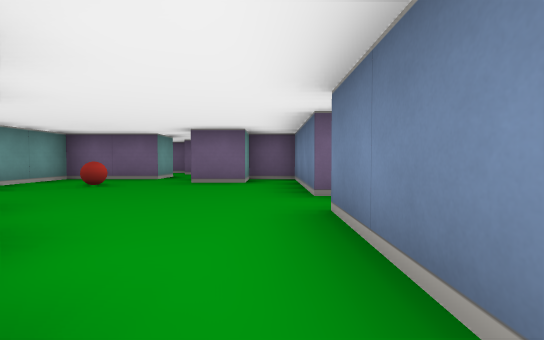
View 1 (above)

17 first-person views from a walk through a cub3D maze. The camera is about half as high as the walls, tilts 2° down and sees 85° across. The floor is counted in squares. Each view is taken from the middle of a square. On the plan, view 1 faces up. The plan holds only what a view shows up to about 9 squares ahead; the rest is blank.

View 2
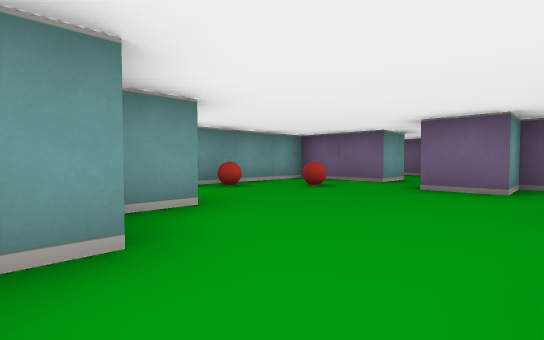

View 3
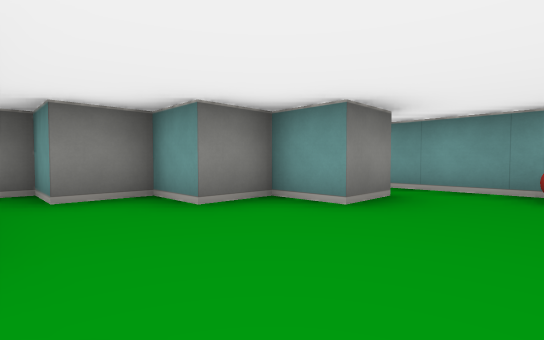

View 4
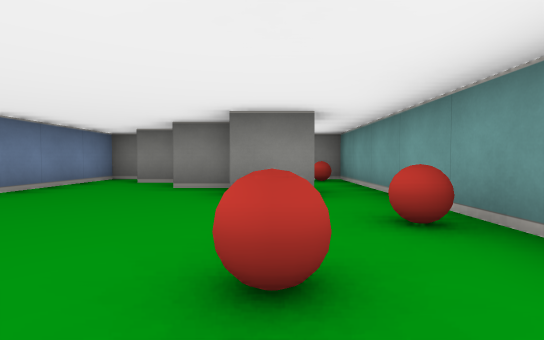

View 5
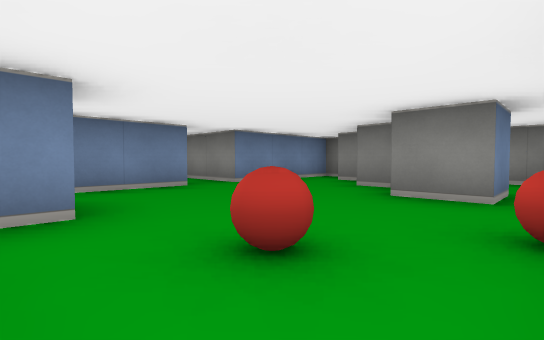

View 6
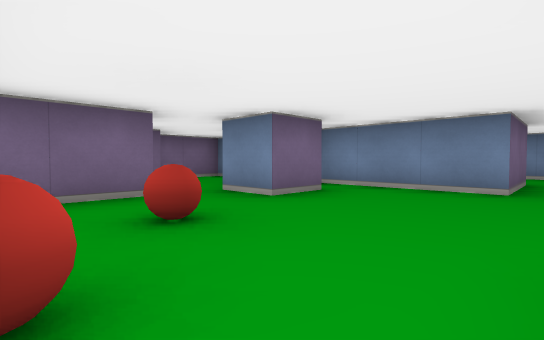

View 7
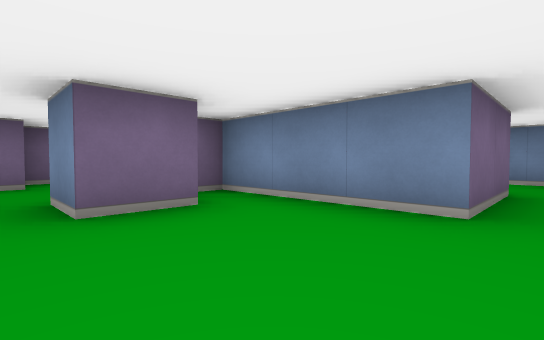

View 8
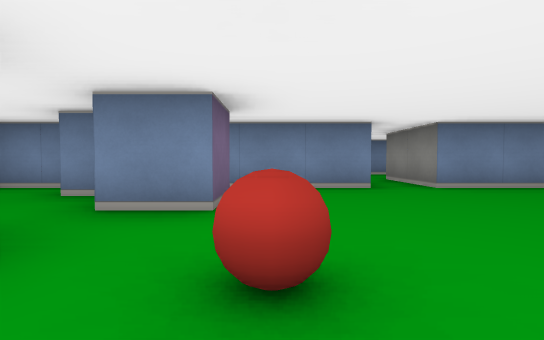

View 9
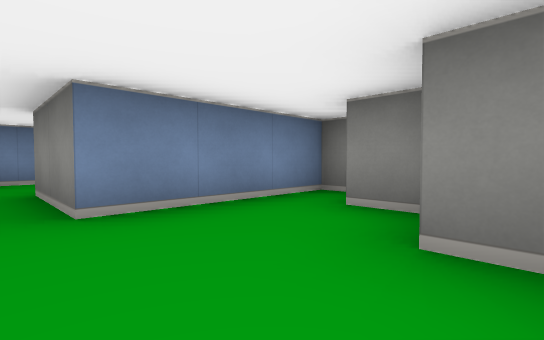

View 10
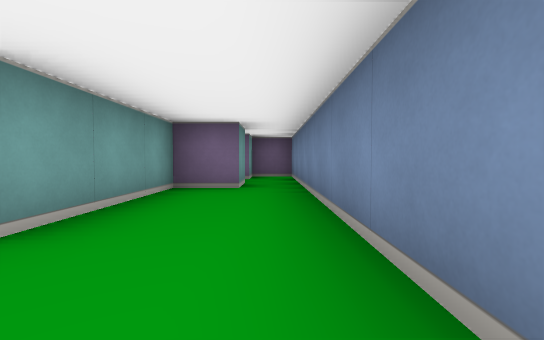

View 11
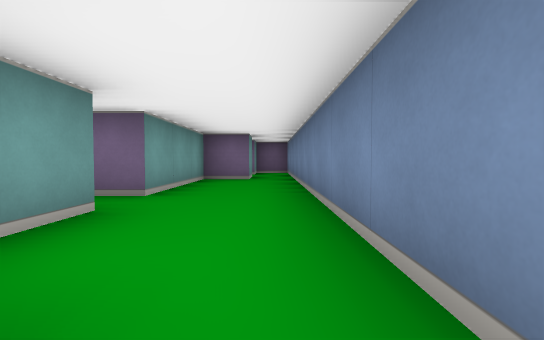

View 12
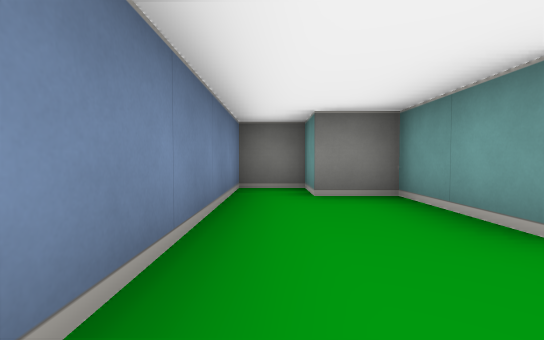

View 13
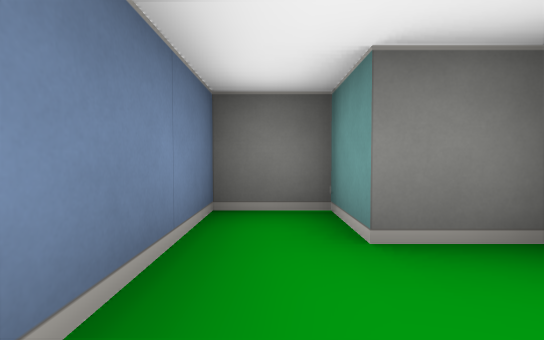

View 14
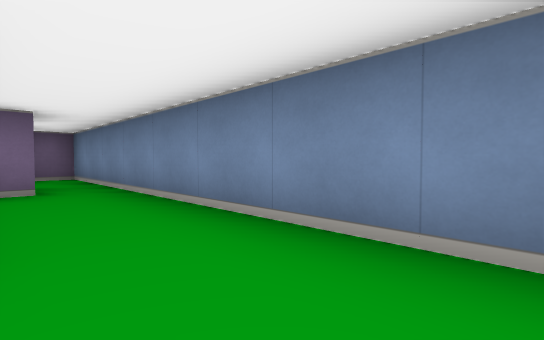

View 15
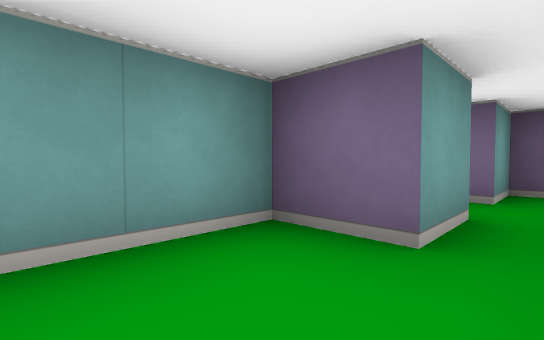

View 16
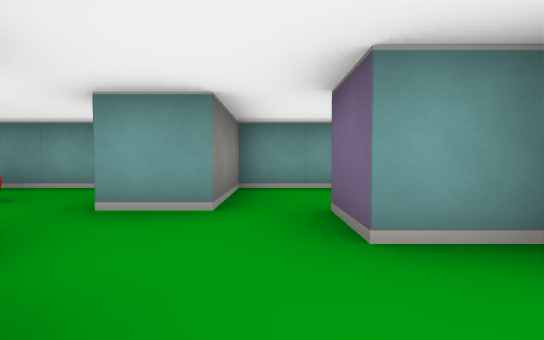

View 17
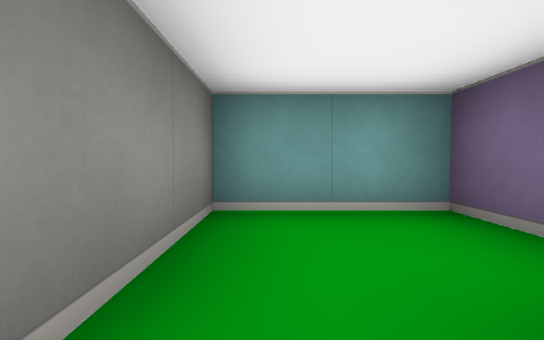

### Floor plan
Ten units are one square. View 1 is at (0, 0); x grows to the right and y downward. Boxes are objects, and circles mark ways between rooms. Rooms are numbered by the first view taken in them; rooms with no view inside come last. Other rooms are left out.
<svg viewBox="-50 -100 100 110">
<path fill="none" stroke="#000" d="M-35 -25 -25 -25 -25 -15 -15 -15 -15 -5 -5 -5 -5 5 5 5 5 -25 25 -25M-5 -55 -15 -55 -15 -65M-25 -65 -45 -65 -45 -25M25 -35 5 -35 5 -65 -5 -65M25 -25 25 -5 35 -5 35 5 45 5 45 -95 35 -95 35 -85M35 -76 35 -65 25 -65 25 -35M-5 -70 -5 -75M5 -81 5 -95 -15 -95 -15 -85 -25 -85M-25 -75 -25 -65M-35 -14 -35 -25M-45 -25 -45 5 -32 5M-28 -95 -45 -95 -45 -75 -25 -75"/>
<rect x="-45" y="-45" width="10" height="10" fill="#bbb"><title>ball</title></rect>
<rect x="-35" y="-55" width="10" height="10" fill="#bbb"><title>ball</title></rect>
<rect x="-45" y="-5" width="10" height="10" fill="#bbb"><title>ball</title></rect>
<circle cx="15" cy="-30" r="3" fill="#2a7"/>
<circle cx="-20" cy="-60" r="3" fill="#2a7"/>
<circle cx="-40" cy="-20" r="3" fill="#2a7"/>
<circle cx="-30" cy="-80" r="3" fill="#2a7"/>
<text x="-20" y="-40">1</text>
<text x="40" y="-40">2</text>
<text x="-10" y="-80">3</text>
<text x="-30" y="-10">4</text>
<text x="-40" y="-90">5</text>
</svg>
Room 1 opens to room 2. Room 1 opens to room 3. Room 1 opens to room 4. Room 3 opens to room 5.

Where each view was taken, in squares from view 1:
view 1: 0 up, 0 right, facing up
view 2: 1 up, 0 right, facing up-left
view 3: 4 up, 0 right, facing down-left
view 4: 6 up, 3 left, facing down
view 5: 6 up, 4 left, facing down-right
view 6: 3 up, 4 left, facing up-right
view 7: 3 up, 2 left, facing up-right
view 8: 5 up, 4 left, facing right
view 9: 3 up, 2 left, facing down-right
view 10: 2 up, 4 right, facing up
view 11: 0 up, 4 right, facing up
view 12: 4 up, 4 right, facing down
view 13: 2 up, 4 right, facing down
view 14: 2 up, 3 right, facing up-right
view 15: 5 up, 4 right, facing up-left
view 16: 8 up, 0 right, facing left
view 17: 8 up, 2 left, facing left
